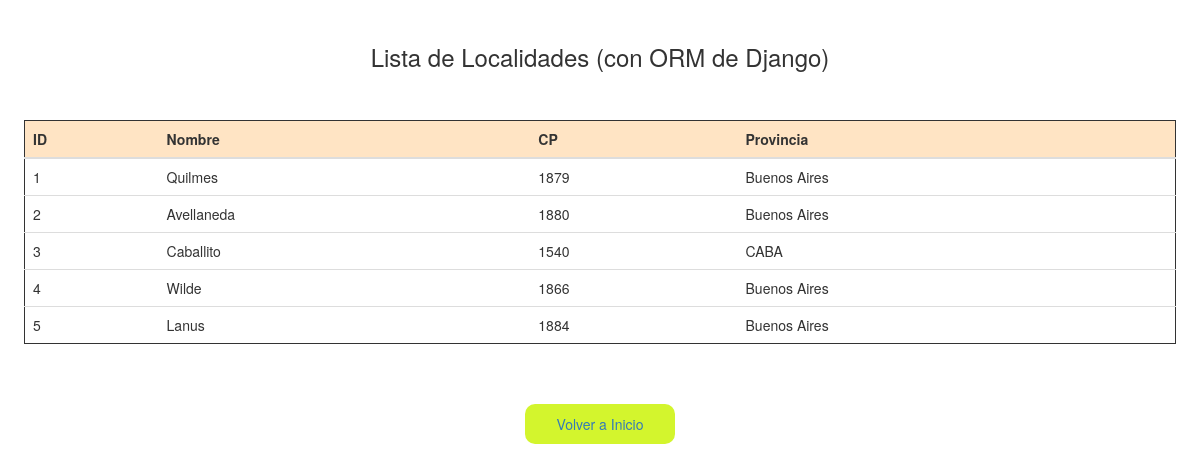
/localidades, run on an earlier commit of the app's database.
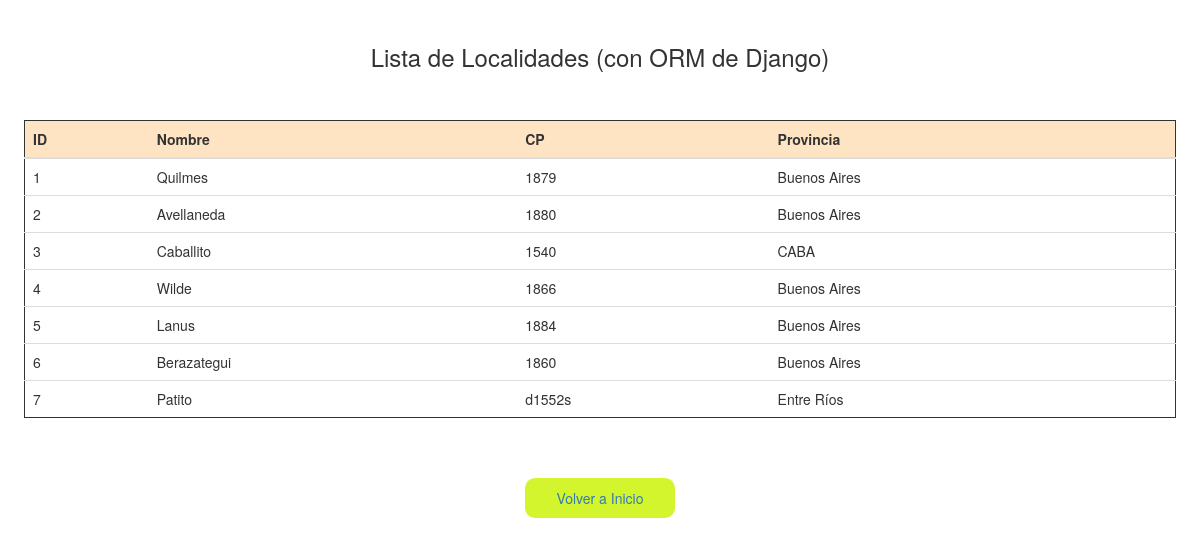
And on a later commit of the database.
### titulos/models.py (models this page shows, shortened)
class Localidad(models.Model):
    nombre = models.CharField("Nombre de la Localidad: ", max_length=50)
    cp = models.CharField("Código Postal: ", max_length=10)
    provincia = models.CharField("Provincia: ", max_length=50, choices=LISTA_PROV)
    class Meta:
        ordering = ["pk"]

### titulos/views.py (the view)
# urls.py: path('localidades', views.localidades, name='localidades'),
def localidades(request, template_name="titulos/localidades.html"):
    lista_localidades = Localidad.objects.all()
    dato = {"localidades": lista_localidades}
    return render(request, template_name, dato)

### templates/titulos/localidades.html (shortened to what this page needs)
<!DOCTYPE html>
{% load static %}
<html lang="es">
<head>
    <link rel="stylesheet" type="text/css" href="{% static 'css/bootstrap.css' %}">
    <link rel="stylesheet" type="text/css" href="{% static 'css/styles.css' %}">
    <link href="{% static 'css/jquery-ui.css' %}" rel="stylesheet">
</head>
<body>
    <div class="tabla">
        <h3>Lista de Localidades (con ORM de Django)</h3></br></br>
        <table class="table">
            <thead>
                <tr>
                    <th>ID</th>
                    <th>Nombre</th>
                    <th>CP</th>
                    <th>Provincia</th>
                </tr>
            </thead>
            {% for localidad in localidades %}
            <tr>
                <td> {{localidad.id}} </td>
                <td> {{localidad.nombre}} </td>
                <td> {{localidad.cp}} </td>
                <td> {{localidad.provincia}} </td>
            </tr>
            {% endfor %}
        </table></br></br>
        <a href="{% url 'index' %}"><button>Volver a Inicio</button></a>
    </div>
</body>
</html>

What changed in the data, as far as the page shows it:
added Localidad: id "6", nombre "Berazategui", cp "1860", provincia "Buenos Aires"
added Localidad: id "7", nombre "Patito", cp "d1552s", provincia "Entre Ríos"
